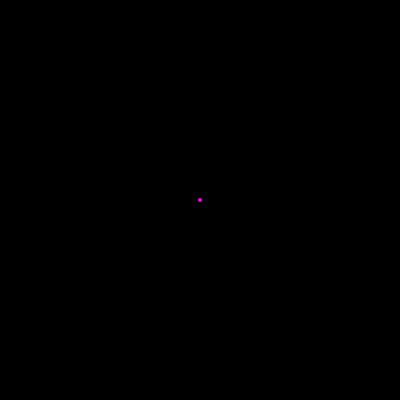
Frame 1 (no input)
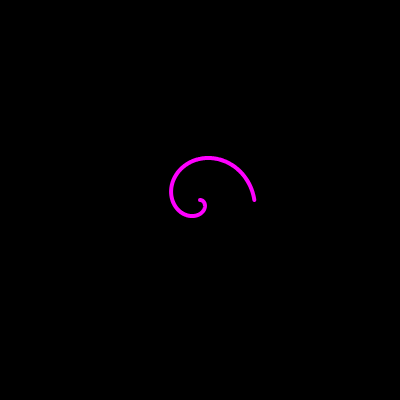
Frame 60 (no input)
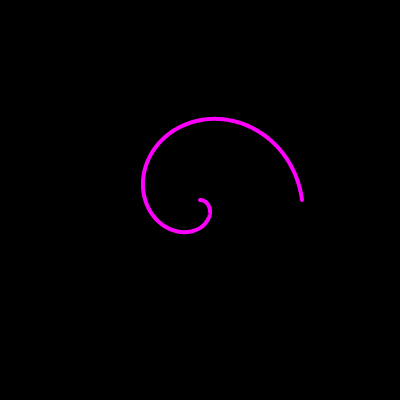
Frame 120 (the mouse pressed at the canvas centre since frame 60)

The p5.js sketch that drew these frames (run headless with seeded random() and noise() and a simulated clock; from frame 60 on, the mouse is pressed at the canvas centre):

// p5.js sketch
// ── sketch.js
// Maurer Rose
// The Coding Train / Daniel Shiffman
// https://thecodingtrain.com/CodingInTheCabana/002-collatz-conjecture.html
// https://youtu.be/4uU9lZ-HSqA
// https://editor.p5js.org/codingtrain/sketches/qa7RiptE9

let n = 0;
let d = 0;
// let dSlider;

function setup() {
  createCanvas(400, 400);
  angleMode(DEGREES);
  //dSlider = createSlider(1,180,1);
}

function draw() {
  background(0);
  translate(width/2,height/2);
  stroke(255);
  //d = dSlider.value();
  noFill();
  beginShape();
  strokeWeight(1);
  for (let i = 0; i < 361; i++) {
    let k = i * d;
    let r = 150 * sin(n*k);
    let x = r * cos(k);
    let y = r * sin(k);
    vertex(x,y);    
  }
  endShape();

  noFill();
  stroke(255,0,255, 255);
  strokeWeight(4);
  beginShape();
  for (let i = 0; i < 361; i++) {
    let k = i;
    let r = 150 * sin(n*k);
    let x = r * cos(k);
    let y = r * sin(k);
    vertex(x,y);    
  }
  endShape();

  n += 0.001;
  d += 0.003;

  
  
}
// ── style.css
html, body{
  margin: 0;
  padding: 0;
}

body{
  height: 100vh;
  width: 100vw;
  display: flex;
  justify-content: center;
  align-items: center;
  background-color: #172231;
}
